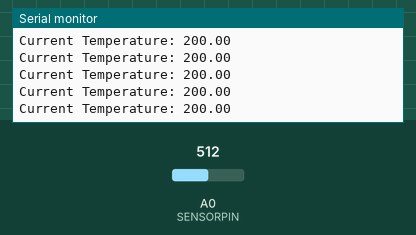
Recording of a sketch running on a simulated Arduino Uno, built with avr-gcc and run on an emulated ATmega328P. Parts: the last lines printed to the serial monitor. The inputs (shaded band) are chosen by the test bench; at power-on: A0 (SENSORPIN) = 512.

Above: at 1.2 s.
1.3 s: A0 (SENSORPIN) set to 318
At 2.2 s:
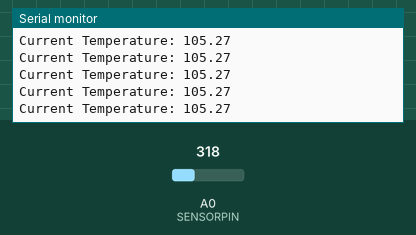
4.3 s: A0 (SENSORPIN) set to 294
At 5.1 s:
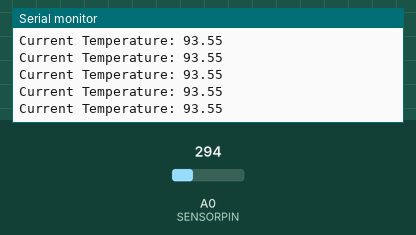
7.3 s: A0 (SENSORPIN) set to 133
At 8.4 s:
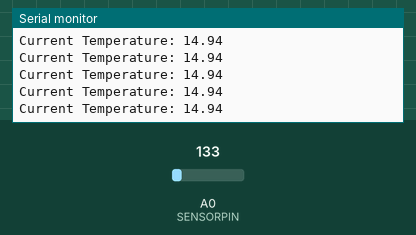
10.3 s: A0 (SENSORPIN) set to 111
At 11.0 s:
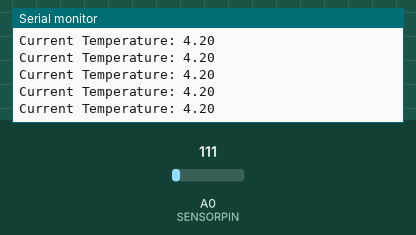
Timing chart, 0 to 13.3 s (numbered marks = the images above; inputs shaded):
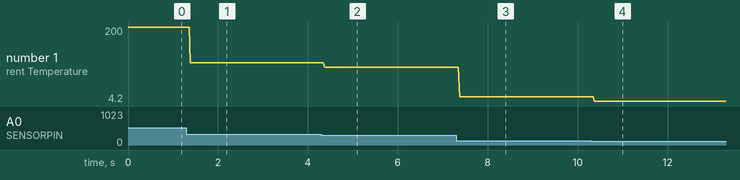

The sketch:

tempSensorOutput.ino
```cpp
#define SENSORPIN A0
int sensorInput;
float temp;

void setup() {
  Serial.begin(9600);
}

void loop() {
  int sensorInput = analogRead(SENSORPIN);
  float percentageReading = (float) sensorInput / 1024;
  float voltage = percentageReading * 5;
  float temp = ((voltage - 0.5) * 100); //offset of 0.5 and then multiply by 100 to convert to degrees
  Serial.print("Current Temperature: ");
  Serial.println(temp);

}
```

Measured:
- after the input at 1.3 s, the serial monitor: prints a new line after 0.09 s (image 1)
- after the input at 4.3 s, the serial monitor: prints a new line after 0.07 s (image 2)
- after the input at 7.3 s, the serial monitor: prints a new line after 0.07 s (image 3)
- after the input at 10.3 s, the serial monitor: prints a new line after 0.07 s (image 4)
- plotted number 1: 200 → 105.27 after the input at 1.3 s, 105.27 → 93.55 after the input at 4.3 s, 93.55 → 14.94 after the input at 7.3 s, 14.94 → 4.2 after the input at 10.3 s
